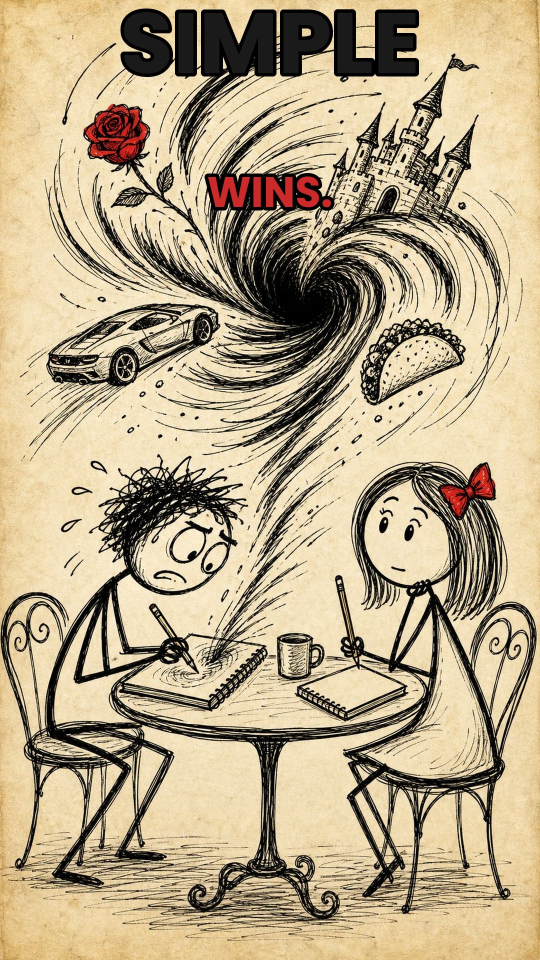
#> input picture videos/doodle-date/thumbnail.jpg, 1080 x 1920 px (shown at 1/2 size)
$ python -i thumbnail_legibility.py   (imports and definitions only)
#> lines starting #> are read from the running program, lines starting #| are printed output that depends on the picture
#!/usr/bin/env python3
"""See a thumbnail the way a viewer actually sees it — at phone search size.

Every thumbnail rule in this repository is about a surface nobody checks: the
YouTube mobile search result, where a cover is about 168 px wide, and the mobile
home feed, about 216 px. At those sizes a cover is no longer an image, it is a
168 px smudge that either reads in a quarter of a second or does not. A cover
that is beautiful at 1080 px and unreadable at 168 px is a cover nobody clicks.

This tool does the part a person cannot do reliably by squinting, and refuses to
pretend to do the part it cannot.

WHAT IT PROVES (gating)
-----------------------
1. The cover was seen at the sizes it will really be rendered at. `--sheet`
   writes a contact sheet with every cover at exactly 168 px and 216 px, in a
   grid, so the eye can compare them the way a feed does.
2. No two covers are the same picture at search size. This is measured, and the
   measure is calibrated: the same cover re-saved, rescaled, recompressed or
   brightened by 15% scores 0.000-0.010; mirrored scores 0.010; two unrelated
   covers score about 1.0. Identical-looking covers compete with each other in a
   channel listing, and that is the one thing here a number can settle.

WHAT IT REPORTS BUT DOES NOT JUDGE (never fails a build)
--------------------------------------------------------
`--measure` prints indicative numbers: how much of the frame a dominant shape
occupies, and the luminance spread behind the overlay text. These are useful as
a prompt to look harder, and they are *not* a verdict.

That restriction is not caution for its own sake — it is the result of testing.
Three candidate measures (centre-weighted saliency share, edge-energy text-band
contrast, and connected-component cap height) were run against these eight
shipped covers and each one confidently failed covers that are plainly readable
at 168 px, while passing ones that are not. A cover is legible because of
composition, silhouette and type design, and none of those reduce to a scalar.
The measurements stay, clearly labelled, because they still help a human decide;
they do not gate, because a number that is wrong is worse than no number.

    python3 tools/thumbnail_legibility.py --all --sheet runtime/work/covers.png
    python3 tools/thumbnail_legibility.py videos/the-bamboo-seed/thumbnail.jpg
    python3 tools/thumbnail_legibility.py --all --measure --json
    python3 tools/thumbnail_legibility.py --all --strict   # opt-in indicative gate

Exit status: non-zero when two covers are the same picture at search size, or
when a file cannot be read. With `--strict`, also non-zero when an indicative
measure falls below its (deliberately low) floor.

Requires Pillow and numpy, both already used by `thumbnail_style.py`.
"""

from __future__ import annotations

import argparse
import json
import sys
from pathlib import Path

try:  # Pillow 10 moved the resampling constants onto Image.Resampling
    from PIL import Image, ImageDraw

    LANCZOS = Image.Resampling.LANCZOS
except (ImportError, AttributeError):  # pragma: no cover - older Pillow
    from PIL import Image, ImageDraw

    LANCZOS = 1

ROOT = Path(__file__).resolve().parents[1]
VIDEOS = ROOT / "videos"

# The two sizes that matter: mobile search result, mobile home feed.
SEARCH_WIDTH = 168
FEED_WIDTH = 216

# Calibrated, see the module docstring. Identical content scores ~0.00-0.01,
# unrelated covers score ~1.0, so 0.15 is a wide, safe margin that cannot fire
# on two genuinely different covers.
DUPLICATE_DISTANCE = 0.15

# Indicative only, and deliberately far below anything the shipped covers reach,
# so `--strict` cannot fire on a cover that a human has already approved.
STRICT_MIN_SUBJECT_SHARE = 0.02
STRICT_MIN_LUMA_SPREAD = 0.15


def _np():
    try:
        import numpy as np  # noqa: PLC0415
    except ImportError:  # pragma: no cover - numpy is a repo dependency
        return None
    return np


# [14 lines left out: functions signature, signature_distance, not called in this run]


def subject_share(image: Image.Image) -> float:
    """Indicative: share of the frame occupied by whatever dominates it.

    Centre-weighted deviation from the image's own median, smoothed, thresholded
    adaptively. Reported so a human can see whether the subject is a small figure
    in a large empty room. **Not** a pass/fail signal: it under-reads covers whose
    subject is dark-on-dark, which several shipped covers legitimately are.
    """
    np = _np()
    small = image.convert("L").resize((160, 160), LANCZOS)
    arr = np.asarray(small, dtype=float) / 255.0
    deviation = np.abs(arr - float(np.median(arr)))

    yy, xx = np.mgrid[0 : arr.shape[0], 0 : arr.shape[1]]
    cy, cx = (arr.shape[0] - 1) / 2, (arr.shape[1] - 1) / 2
    radius = np.sqrt(((yy - cy) / cy) ** 2 + ((xx - cx) / cx) ** 2)
    saliency = deviation * np.clip(1.0 - 0.55 * radius, 0.0, 1.0)

    pad = np.pad(saliency, 1, mode="edge")
    smooth = sum(
        pad[1 + dy : 1 + dy + saliency.shape[0], 1 + dx : 1 + dx + saliency.shape[1]]
        for dy in (-1, 0, 1)
        for dx in (-1, 0, 1)
    ) / 9.0

    peak = float(smooth.max())
    if peak <= 1e-6:
        return 0.0
    return float((smooth >= max(0.35 * peak, float(np.percentile(smooth, 75)))).mean())


def luma_spread(image: Image.Image) -> float:
    """Indicative: how much luminance range the cover keeps after downscaling.

    A cover that flattens to a narrow band at 168 px has lost its internal
    contrast — usually because the lighting was carried by fine detail that the
    downscale removed. Reported, not judged.
    """
    np = _np()
    height = max(1, round(image.height * SEARCH_WIDTH / image.width))
    arr = np.asarray(
        image.convert("L").resize((SEARCH_WIDTH, height), LANCZOS), dtype=float
    ) / 255.0
    return float(np.percentile(arr, 90) - np.percentile(arr, 10))


def audit(path: Path) -> dict:
#> called with path = '../videos/doodle-date/thumbnail.jpg'
    image = Image.open(path)
#> image is the input picture: PIL image 1080x1920 RGB; mean R, G, B 183.6, 167.2, 136.2
    share = subject_share(image)
#> in subject_share, `small = image.convert("L").resize((160, 160), LANCZOS)`:
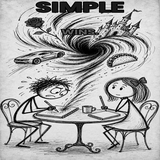
#> small: PIL image 160x160 L; min 0, max 255, mean 168.7
#> in subject_share, `deviation = np.abs(arr - float(np.median(arr)))`:
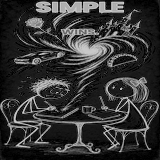
#> deviation: shape (160, 160) float64; min 0, max 0.788, mean 0.205
#> in subject_share, `saliency = deviation * np.clip(1.0 - 0.55 * radius, 0.0, 1.0)`:
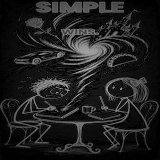
#> saliency: shape (160, 160) float64; min 0, max 0.707, mean 0.125
#> in subject_share, `pad = np.pad(saliency, 1, mode="edge")`:
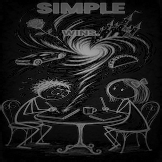
#> pad: shape (162, 162) float64; min 0, max 0.707, mean 0.122
#> in subject_share, `smooth = sum( pad[1 + dy : 1 + dy + saliency.shape[0], 1 + dx : 1 + dx..`:
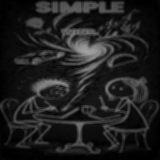
#> smooth: shape (160, 160) float64; min 0.00106, max 0.628, mean 0.125
#> in subject_share, `peak = float(smooth.max())`: peak = 0.628
#> share = 0.194
    spread = luma_spread(image)
#> in luma_spread, `arr = np.asarray( image.convert("L").resize((SEARCH_WIDTH, height), LA..`:
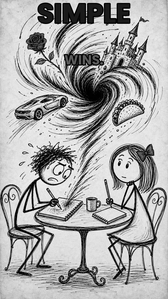
#> arr: shape (299, 168) float64; min 0, max 1, mean 0.662
#> spread = 0.741
    return {
#> (the run stopped early here; a loop or call above may not have finished)

$ run again, on videos/the-two-inch-bridge/thumbnail.jpg
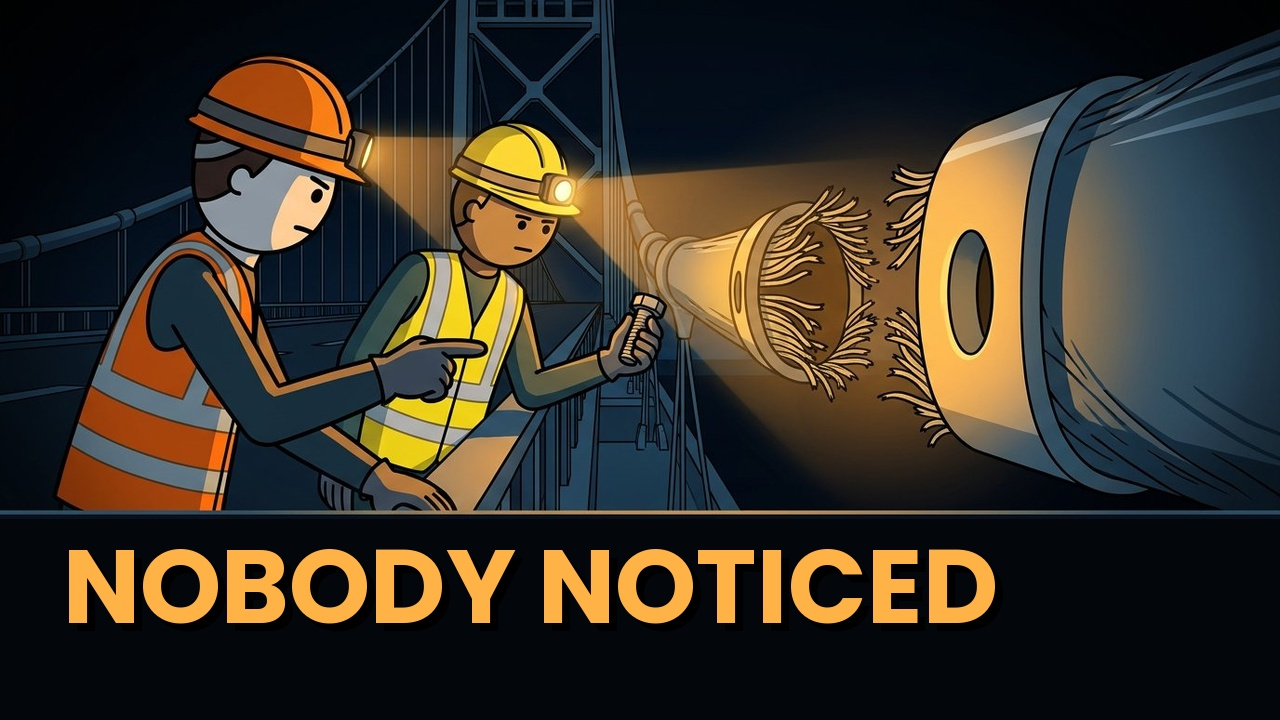
#> input picture videos/the-two-inch-bridge/thumbnail.jpg, 1280 x 720 px
#> in audit, image is the input picture: PIL image 1280x720 RGB; mean R, G, B 56.1, 50.4, 40.9
#> in subject_share, `smooth = sum( pad[1 + dy : 1 + dy + saliency.shape[0], 1 + dx : 1 + dx..`:
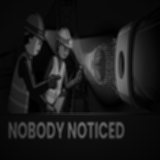
#> smooth: shape (160, 160) float64; min 0.000304, max 0.565, mean 0.102
#> peak = 0.565
#> share = 0.162
#> in luma_spread, `arr = np.asarray( image.convert("L").resize((SEARCH_WIDTH, height), LA..`:
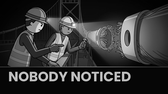
#> arr: shape (94, 168) float64; min 0, max 0.973, mean 0.201
#> spread = 0.518

$ run again, on videos/the-wall-you-agreed-with/thumbnail.jpg
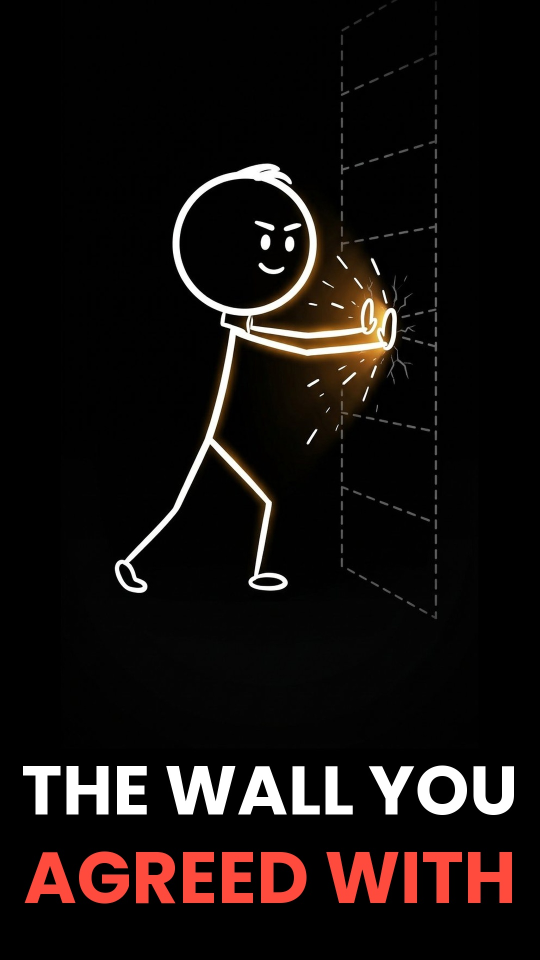
#> input picture videos/the-wall-you-agreed-with/thumbnail.jpg, 1080 x 1920 px (shown at 1/2 size)
#> in audit, image is the input picture: PIL image 1080x1920 RGB; mean R, G, B 21, 15.5, 13.9
#> in subject_share, `smooth = sum( pad[1 + dy : 1 + dy + saliency.shape[0], 1 + dx : 1 + dx..`:
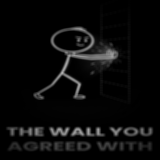
#> smooth: shape (160, 160) float64; min 0, max 0.7, mean 0.0413
#> peak = 0.7
#> share = 0.0597
#> in luma_spread, `arr = np.asarray( image.convert("L").resize((SEARCH_WIDTH, height), LA..`:
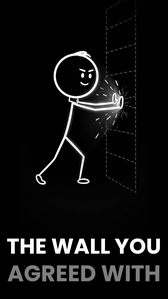
#> arr: shape (299, 168) float64; min 0, max 1, mean 0.0667
#> spread = 0.157
